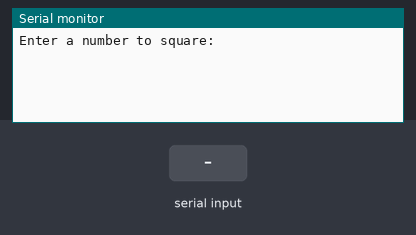
This sketch was run on a simulated Arduino Uno, built with avr-gcc and run on an emulated ATmega328P. Shown: the last lines printed to the serial monitor. The inputs (shaded band) are chosen by the test bench.

Above: at 1.2 s.
1.3 s: "90,45\n" received over Serial
At 2.5 s:
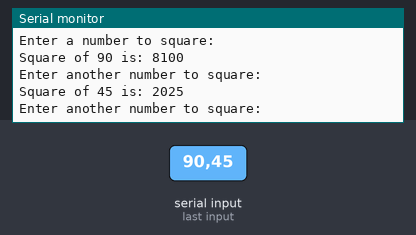
2.8 s: "30,150\n" received over Serial
At 4.0 s:
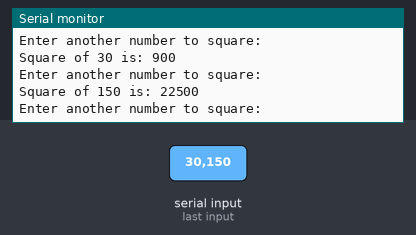
Timing chart, 0 to 5.8 s (numbered marks = the images above; inputs shaded):
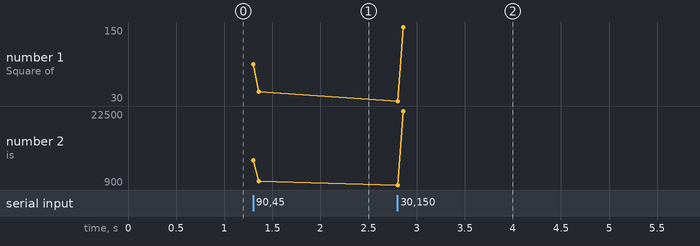

The sketch:

num_Square.ino
```cpp
void setup() {
  // Start serial communication
  Serial.begin(9600);
  Serial.println("Enter a number to square:");
}

void loop() {
  // Check if user entered anything
  if (Serial.available() > 0) {
    // Read the input as an integer
    int number = Serial.parseInt();

    // Clear remaining input buffer
    while (Serial.available() > 0) {
      Serial.read();
    }

    // Calculate square
    int square = number * number;

    // Display result
    Serial.print("Square of ");
    Serial.print(number);
    Serial.print(" is: ");
    Serial.println(square);

    Serial.println("Enter another number to square:");
  }
}
```

Measured:
- after the input at 1.3 s, the serial monitor: prints a new line at once (image 1)
- after the input at 2.8 s, the serial monitor: prints a new line at once (image 2)
- plotted number 1: 45 → 150 after the input at 2.8 s
- plotted number 2: 2025 → 22500 after the input at 2.8 s
